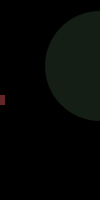
Frame 1 (no input)
Frame 60 (the mouse pressed at the canvas centre just before this capture): identical to frame 1, image omitted
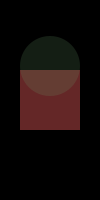
Frame 120 (the mouse held since frame 60 and released just before this capture)

The Processing sketch that drew these frames (run headless with seeded random() and noise(); from frame 60 on, the mouse is pressed at the canvas centre):

// Processing sketch: processing_150976
// ── processing_150976.pde

/**
 * Mouse 2D. 
 * 
 * Moving the mouse changes the position and size of each box. 
 */
 
void setup() 
{
  size(100, 200); 
  noStroke();
  rectMode(CENTER);
}

void draw() 
{   
  background(0); 
  fill(255,100, 100, 100);
  rect(mouseX, height/2, mouseY/2+10, mouseY/2+10);
  fill(100, 155, 100, 50);
  int inverseX = width-mouseX;
  int inverseY = height-mouseY;
  ellipse(inverseX, height/3, (inverseY/2)+10, (inverseY/2)+10);
}
